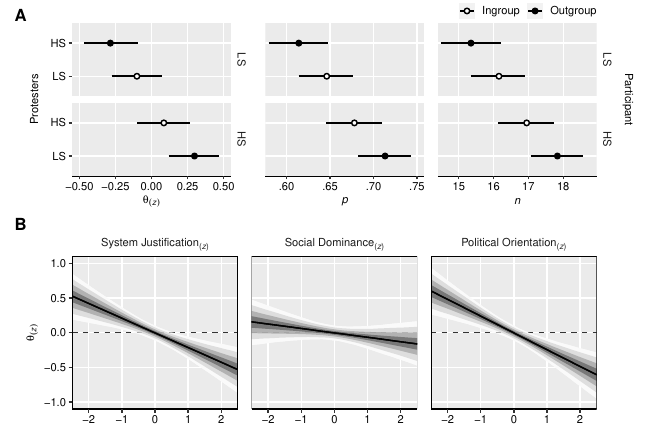

Write the R code that produced this figure.
rm(list = ls())

# Notes -------------------------------------------------------------------


# Library -----------------------------------------------------------------

  # Install packages
  # install.packages("tidyverse")
  # install.packages("ggtext")
  # install.packages("tidybayes")
  # install.packages("patchwork")

  # Load packages
  library(tidyverse)
  library(patchwork)
  library(ggtext)
  library(tidybayes)

  # Functions
  inv_logit <- function(a) exp(a) / ( 1 + exp(a) )


# Prepare -----------------------------------------------------------------

  # Import results (preregistered analyses)
  d_prereg <- read_rds("Experiment 1/results/results_pregistered_analyses_without_exclusions.rds")
  
  # Import results (exploratory analyses)
  d_explor <- read_rds("Experiment 1/results/results_exploratory_analyses_without_exclusions.rds")
  

# Figure 3 (top) ----------------------------------------------------------

  # Make Figure 3a (z)
  f_3a_z <- ggplot(d_prereg, aes(x = z, y = actor)) +
    stat_pointinterval(
      aes(shape = ingroup),
      .width = 0.95,
      fill = "white",
      size = 0.455,
      point_size = 0.455 * 3
    ) +
    scale_x_continuous(minor_breaks = NULL) +
    scale_shape_manual(values = c("Ingroup" = 21, "Outgroup" = 19)) +
    coord_cartesian(xlim = c(-0.5, 0.5)) +
    facet_grid(observer ~ .) +
    theme_grey(base_size = 10) +
    labs(
      tag = "A",
      x = expression(theta[(italic(z))]),
      y = "Protesters"
    ) +
    theme(
      legend.position = "none",
      # legend.position = c(0.95, 0.95),
      # legend.justification = c(1, 1),
      # legend.title = element_blank(),
      # legend.spacing = unit(0, "pt"),
      strip.background = element_blank(),
      # strip.text = element_blank(),
      strip.placement = "outside",
      axis.line.x = element_line(size = rel(0.5)),
      axis.title = element_text(size = rel(0.8)),
      axis.text = element_text(colour = "black"),
      axis.text.y = element_text(colour = "black"),
      plot.margin = margin(0, 5, 0, 5),
      plot.tag = element_text(face = "bold")
    )
  
  # Make Figure 3a (p)
  f_3a_p <- ggplot(d_prereg, aes(x = p, y = actor)) +
    stat_pointinterval(
      aes(shape = ingroup),
      .width = 0.95,
      fill = "white",
      size = 0.455,
      point_size = 0.455 * 3
    ) +
    scale_x_continuous(
      minor_breaks = NULL,
      labels = ~numform::f_num(., digits = 2)
    ) +
    scale_shape_manual(values = c("Ingroup" = 21, "Outgroup" = 19)) +
    coord_cartesian(xlim = c(0.584, 0.750)) +
    facet_grid(observer ~ .) +
    theme_grey(base_size = 10) +
    labs(
      x = expression(italic(p)),
      y = "Protesters"
    ) +
    theme(
      legend.position = "none",
      # legend.position = "bottom",
      # legend.title = element_blank(),
      # legend.spacing = unit(0, "pt"),
      # legend.margin = margin(0, 0, 0, 0),
      strip.background = element_blank(),
      strip.text = element_blank(),
      # strip.placement = "outside",
      axis.line.x = element_line(size = rel(0.5)),
      axis.title = element_text(size = rel(0.8)),
      axis.title.y = element_blank(),
      axis.ticks.y = element_blank(),
      axis.text = element_text(colour = "black"),
      axis.text.y = element_blank(),
      plot.margin = margin(0, 5, 0, 2)
    )
  
  # Make Figure 3a (m)
  f_3a_n <- ggplot(d_prereg, aes(x = n, y = actor)) +
    stat_pointinterval(
      aes(shape = ingroup),
      .width = 0.95,
      fill = "white",
      size = 0.455,
      point_size = 0.455 * 3
    ) +
    scale_y_discrete(position = "right") +
    scale_x_continuous(minor_breaks = NULL) +
    scale_shape_manual(values = c("Ingroup" = 21, "Outgroup" = 19)) +
    coord_cartesian(xlim = c(14.61, 18.754)) +
    facet_grid(observer ~ .) +
    theme_grey(base_size = 10) +
    labs(
      x = expression(italic(n)),
      y = "Participant"
    ) +
    theme(
      # legend.position = "none",
      legend.position = c(1, 1.135),
      legend.justification = c(1, 1),
      legend.direction = "horizontal",
      legend.title = element_blank(),
      legend.spacing = unit(0, "pt"),
      legend.margin = margin(0, 0, 0, 0),
      legend.key.size = unit(12, "pt"),
      strip.background = element_blank(),
      # strip.placement = "outside",
      axis.line.x = element_line(size = rel(0.5)),
      axis.title = element_text(size = rel(0.8)),
      axis.ticks.y = element_blank(),
      axis.text = element_text(colour = "black"),
      axis.text.y = element_blank(),
      plot.margin = margin(0, 5, 0, 5),
      plot.tag = element_text(face = "bold")
    )
  
  
# Figure 3 (bottom) -------------------------------------------------------

  # Rename predictors
  d_explor <- d_explor %>% 
    mutate(
      outcome = recode_factor(
        outcome,
        "System Justification" = "System Justification<sub>(*z*)</sub>",
        "Social Dominance" = "Social Dominance<sub>(*z*)</sub>",
        "Political Orientation" = "Political Orientation<sub>(*z*)</sub>" 
      )
    )
  
  # Make figure
  f_3b <- ggplot(d_explor, aes(x = x, y = z)) +
    stat_lineribbon(
      .width = c(.99),
      size = 0.455,
      alpha = 1.0,
      fill = "white"
    ) +
    # geom_hline(
    #   data = d_explor %>% 
    #     filter(x == 0) %>% 
    #     group_by(outcome) %>% 
    #     summarise(z = median(z)),
    #   aes(yintercept = z),
    # size = 0.455,
    #   colour = "grey20",
    #   linetype = "dashed"
    # ) +
    geom_hline(
      yintercept = 0,
      size = 0.455,
      colour = "grey20",
      linetype = "dashed"
    ) +
    stat_lineribbon(
      .width = c(.99, .95, .8, .5),
      size = 0.455,
      alpha = 0.6
    ) +
    geom_vline(xintercept = c(-2.5, 2.5), size = 0.455) +
    geom_hline(yintercept = c(-1 - 2 * 0.05, 1 + 2 * 0.05), size = 0.455) +
    scale_x_continuous(minor_breaks = NULL, expand = c(0, 0)) +
    scale_y_continuous(minor_breaks = NULL) + 
    scale_fill_brewer(type = "seq", palette = "Greys", direction = -1) +
    coord_cartesian(ylim = c(-1, 1)) +
    facet_grid(. ~ outcome) +
    labs(
      tag = "B",
      x = NULL,
      y = expression(theta[(italic(z))])
    ) +
    theme_grey(base_size = 10) +
    theme(
      legend.position = "none",
      strip.text = element_markdown(size = rel(0.8)),
      strip.background = element_blank(),
      strip.placement = "inside",
      axis.title.x = element_text(size = rel(0.8)),
      axis.title.y = element_text(size = rel(0.8)),
      axis.text = element_text(colour = "black"),
      panel.spacing = unit(10, "pt"),
      plot.margin = margin(5, 5, 0, 5),
      plot.tag = element_text(face = "bold")
    )
  
  
# Combine -----------------------------------------------------------------

  # Assemble subfigures
  f_3a_z + f_3a_p + f_3a_n + f_3b + 
    plot_layout(
      design = "
      ABC
      DDD
      "
    )


# Export ------------------------------------------------------------------
  
  # Export as .png
  ggsave(
    "Experiment 1/figures/figure-s2.png",
    width = 6.5, height = 6.5/3*2, units = "in", dpi = 600
  )
  
  # Export as .pdf
  ggsave(
    "Experiment 1/figures/figure-s2.pdf",
    width = 6.5, height = 6.5/3*2, units = "in", dpi = 600
  )  
